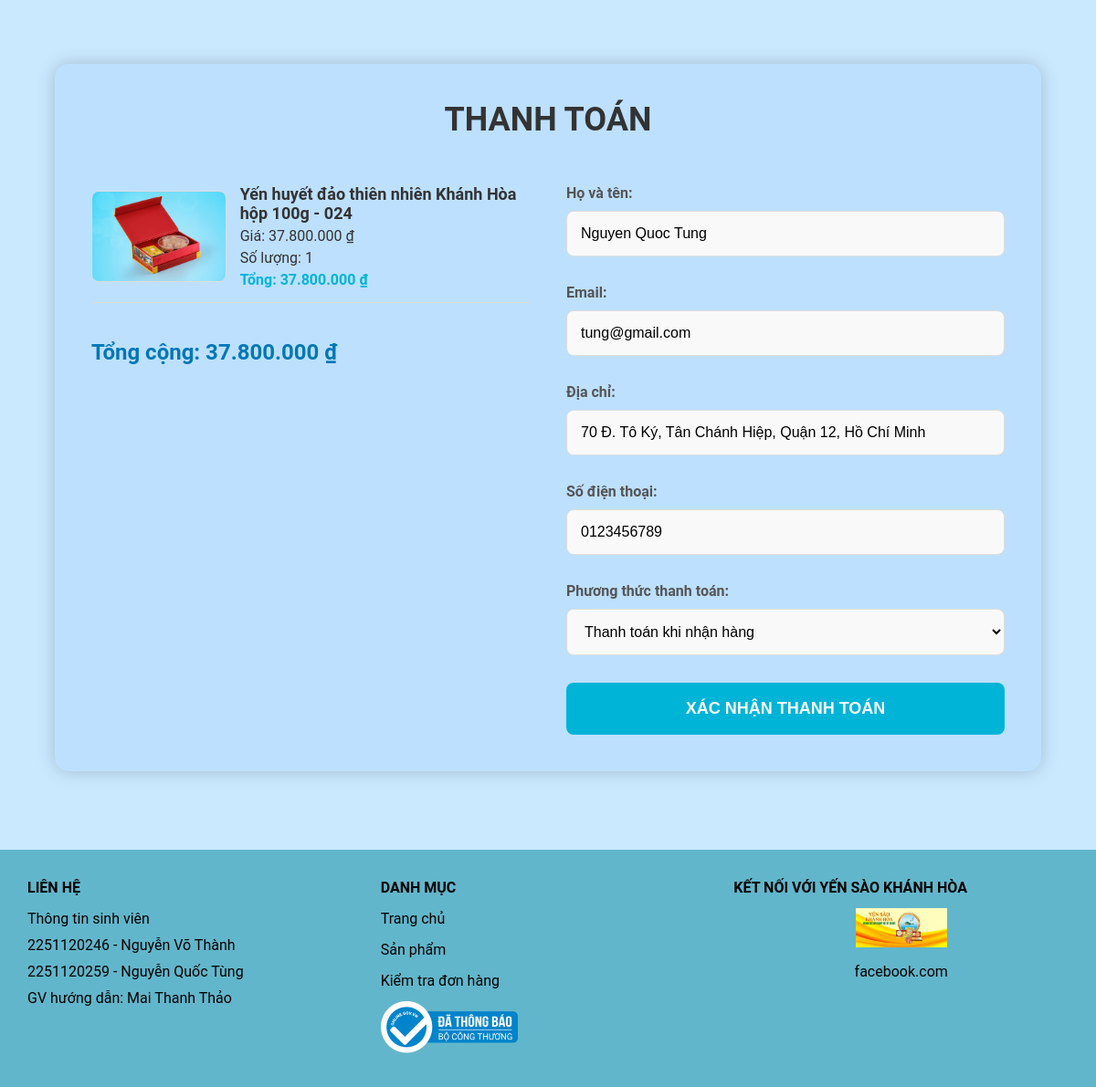
/pages/checkout.php?id=1 (signed in), run on an earlier commit of the app's database.
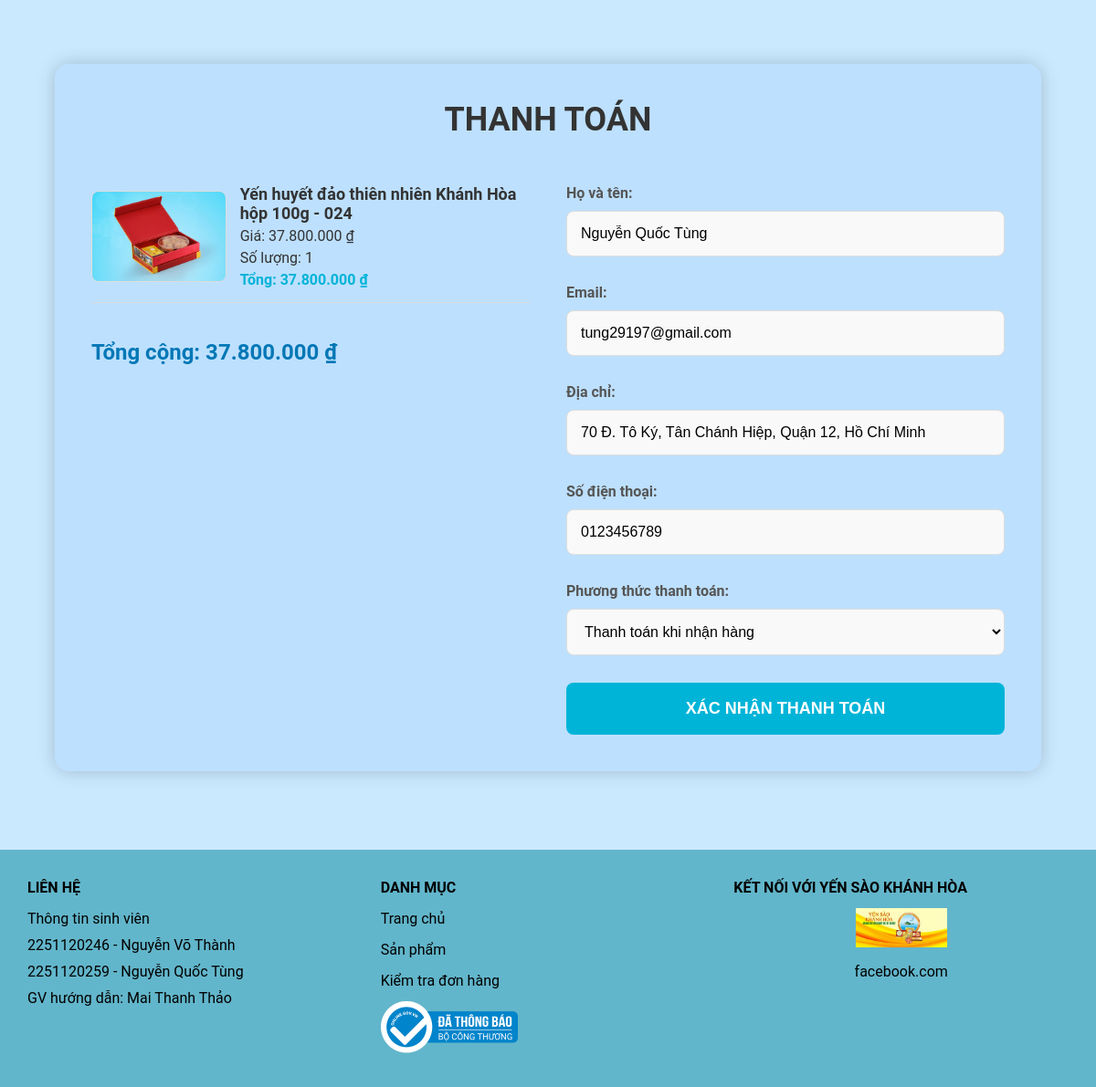
And on a later commit of the database.
### tables this page shows
CREATE TABLE nguoi_dung (
    id INT AUTO_INCREMENT PRIMARY KEY,
    ho_ten VARCHAR(255) NOT NULL,
    email VARCHAR(255) NOT NULL UNIQUE,
    mat_khau VARCHAR(255) NOT NULL,
    so_dien_thoai VARCHAR(20),
    dia_chi TEXT,
    vai_tro ENUM('admin', 'khach_hang') DEFAULT 'khach_hang',
    ngay_dang_ky DATETIME DEFAULT CURRENT_TIMESTAMP
);

### pages/checkout.php (the view, shortened to what the changed rows need)
<?php
include('../admin/pages/db_connect.php');
$message = "";
$userInfo = null;
if (isset($_SESSION['user_id'])) {
    $userId = $_SESSION['user_id'];
    $userQuery = "SELECT * FROM nguoi_dung WHERE id = $userId";
    $userResult = $conn->query($userQuery);
    if ($userResult && $userResult->num_rows > 0) {
        $userInfo = $userResult->fetch_assoc();
    }
}
?>
<!DOCTYPE html>
<html lang="vi">
<head>
    <link rel="stylesheet"
        href="https://cdnjs.cloudflare.com/ajax/libs/font-awesome/6.5.2/css/all.min.css"
 />
    <link rel="stylesheet" href="../assets/css/checkout.css">
    <link rel="stylesheet" href="../assets/css/sanpham.css">
</head>
<body>
    <div class="checkout-container">
        <h1 class="checkout-title">Thanh toán</h1>
        <div class="checkout-wrapper">
            <div class="checkout-right">
                <?php if ($message): ?>
                    <div class="checkout-success-message">
                        <?= $message ?>
                    </div>
                <?php else: ?>
                    <form id="checkoutForm" method="POST" action="">
                        <div class="checkout-form-group">
                            <label for="name">Họ và tên:</label>
                            <input type="text" id="name" name="name" value="<?= $userInfo['ho_ten'] ?? '' ?>">
                        </div>
                        <div class="checkout-form-group">
                            <label for="email">Email:</label>
                            <input type="email" id="email" name="email" value="<?= $userInfo['email'] ?? '' ?>">
                        </div>
                        <div class="checkout-form-group">
                            <label for="address">Địa chỉ:</label>
                            <input type="text" id="address" name="address" value="<?= $userInfo['dia_chi'] ?? '' ?>">
                        </div>
                        <div class="checkout-form-group">
                            <label for="phone">Số điện thoại:</label>
                            <input type="text" id="phone" name="phone" value="<?= $userInfo['so_dien_thoai'] ?? '' ?>">
                        </div>
                        <div class="checkout-form-group">
                            <label for="paymentMethod">Phương thức thanh toán:</label>
                            <select id="paymentMethod" name="paymentMethod">
                                <option value="cod">Thanh toán khi nhận hàng</option>
                            </select>
                        </div>
                        <button class="checkout-btn" type="submit">Xác nhận thanh toán</button>
                    </form>
                <?php endif; ?>
            </div>
        </div>
    </div>
    <?php include("footer.php"); ?>
</body>
</html>

What changed in the data, as far as the page shows it:
changed nguoi_dung "70 Đ. Tô Ký, Tân Chánh Hiệp, Quận 12, Hồ Chí Minh": name "Nguyen Quoc Tung" → "Nguyễn Quốc Tùng"; email "tung@gmail.com" → "tung29197@gmail.com"
